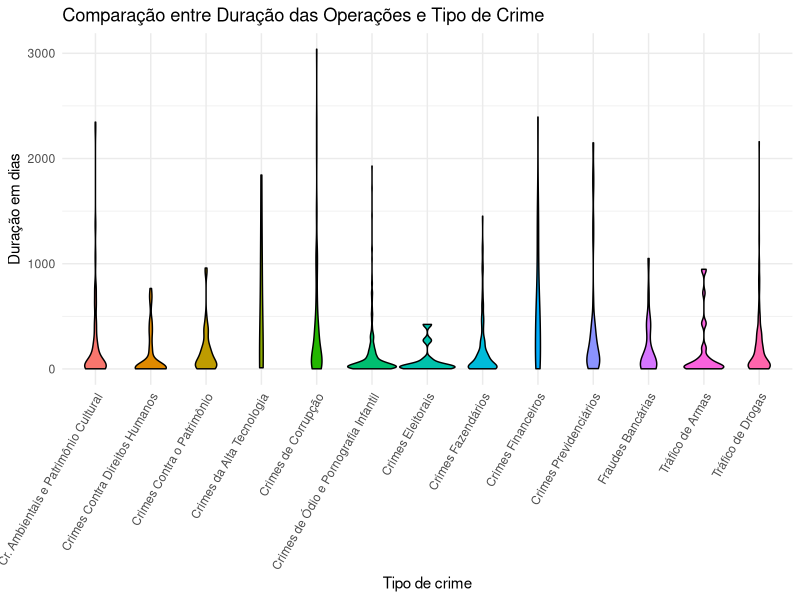

Here is the R script that generated this plot:
library(ggplot2)
dados <- read.csv("operacoes.csv")

# Converter a coluna Data.da.Deflagração para o formato de data
dados$Data.da.Deflagracao <- as.Date(dados$Data.da.Deflagracao, format="%d/%m/%Y")

# Converter a coluna Data.do.Inicio para o formato de data
dados$Data.do.Inicio <- as.Date(dados$Data.do.Inicio, format="%d/%m/%Y")

# Calcular a diferença em dias
dados$Duracao <- as.numeric(difftime(dados$Data.da.Deflagracao, dados$Data.do.Inicio, units = "days"))

# Tirar espaços em branco após os tipos de crimes
dados$Area <- trimws(dados$Area)
# Substituir string grande por abreviação para caber na visualização do gráfico
dados$Area <- gsub("Crimes Ambientais e Contra o Patrimônio Cultural", "Cr. Ambientais e Patrimônio Cultural", dados$Area)

# Filtrar os dados para manter apenas durações "positivas" (data do início antes da deflagração)
dados_filtrados <- dados[dados$Duracao > 0, ]

# Plotar gráfico de violino para cada área
ggplot(dados_filtrados, aes(x = Area, y = Duracao, fill = Area)) +
  geom_violin(color = "black", width = 1) +
  labs(x = "Tipo de crime", y = "Duração em dias", 
    title = "Comparação entre Duração das Operações e Tipo de Crime") +
  theme_minimal() +
  theme(axis.text.x = element_text(angle = 60, hjust = 1)) +
  theme(legend.position = "none")  # Remove a legenda
